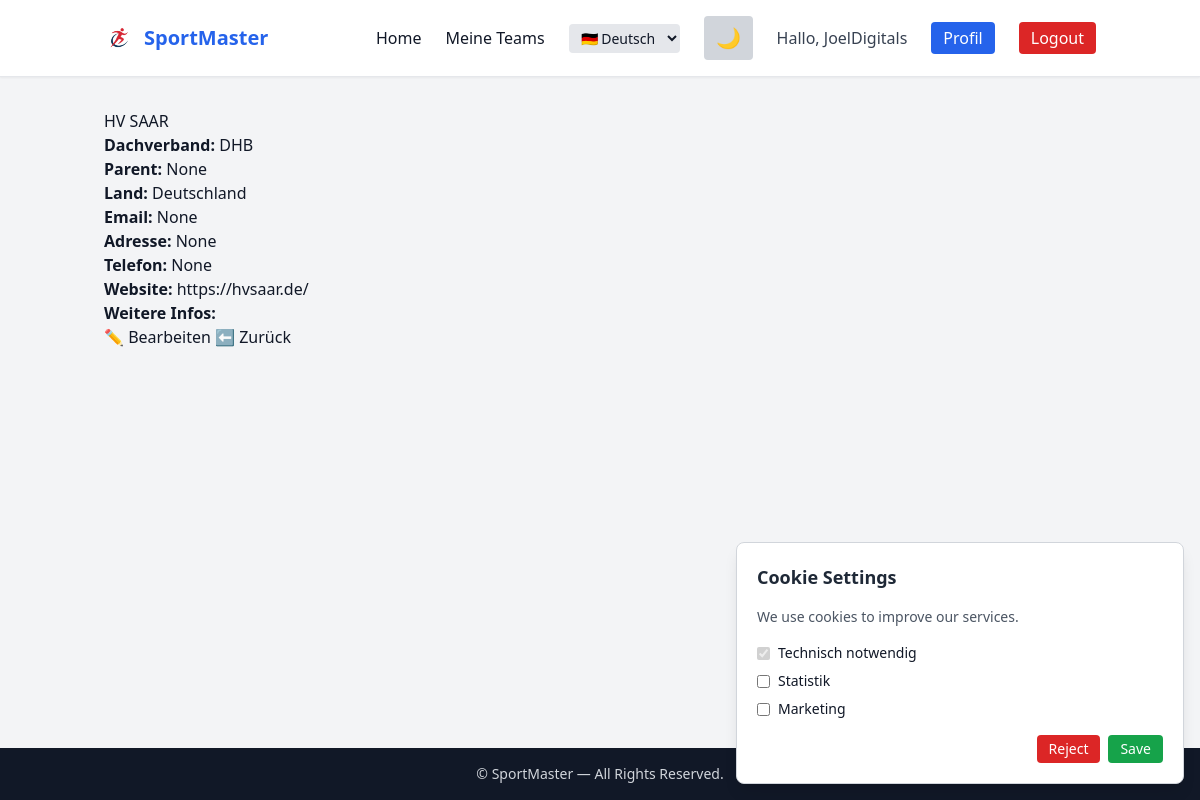
/federation/hv-saar/ (signed in), run on the app's committed database.
### accounts/models.py (models this page shows, shortened)
class CustomUser(AbstractUser):
    ROLE_CHOICES = [
        ("player", "Player"),
        ("referee", "Referee"),
        ("timekeeper", "Timekeeper / Secretary"),
        ("coach", "Coach"),
        ("club_admin", "Club Admin"),
        ("federation_admin", "Federation Admin"),
        ("global_admin", "Global Admin"),
    ]
    role = models.CharField(max_length=30, choices=ROLE_CHOICES, default="player")
    short_id = models.CharField(max_length=12, unique=True, null=True, blank=True)
    club = models.ForeignKey("club.Club", null=True, blank=True, on_delete=models.SET_NULL)
    federation = models.ForeignKey("federation.Federation", null=True, blank=True, on_delete=models.SET_NULL)

### federation/models.py (models this page shows, shortened)
class Federation(models.Model):
    name = models.CharField(max_length=255)
    parent = models.ForeignKey("self", null=True, blank=True, on_delete=models.SET_NULL)
    country = models.CharField(max_length=100, blank=True)
    contact_email = models.EmailField(null=True,blank=True)
    slug = models.SlugField(unique=True)
    created_at = models.DateTimeField(auto_now_add=True)
    updated_at = models.DateTimeField(auto_now=True)
    additional_info = models.TextField(null=True, blank=True)
    adress = models.CharField(max_length=255, null=True, blank=True)
    phone_number = models.CharField(max_length=20, null=True, blank=True)
    website = models.URLField(null=True, blank=True)
    head_federation = models.ForeignKey(Head_Federation, null=True, blank=True, on_delete=models.SET_NULL)
    sport = models.ForeignKey(Sport, on_delete=models.SET_NULL, null=True)

class Head_Federation(models.Model):
    name = models.CharField(max_length=255)
    parent = models.ForeignKey("self", null=True, blank=True, on_delete=models.SET_NULL)
    country = models.CharField(max_length=100, blank=True)
    contact_email = models.EmailField(null=True,blank=True)
    slug = models.SlugField(unique=True)
    created_at = models.DateTimeField(auto_now_add=True)
    updated_at = models.DateTimeField(auto_now=True)
    additional_info = models.TextField(null=True, blank=True)
    adress = models.CharField(max_length=255, null=True, blank=True)
    phone_number = models.CharField(max_length=20, null=True, blank=True)
    website = models.URLField(null=True, blank=True)
    sport = models.ForeignKey(Sport, on_delete=models.SET_NULL, null=True)
    def __str__(self):
        return self.name

### federation/views.py (the view)
# urls.py: path("<slug:slug>/", views.federation_detail, name="federation_detail"),
@login_required
def federation_detail(request, slug):
    federation = get_object_or_404(Federation, slug=slug)
    return render(request, "federation/federation_detail.html", {"federation": federation})

### federation/templates/federation/federation_detail.html
{% extends "base.html" %}
{% block content %}
<h1>{{ federation.name }}</h1>
<p><strong>Dachverband:</strong> {{ federation.head_federation }}</p>
<p><strong>Parent:</strong> {{ federation.parent }}</p>
<p><strong>Land:</strong> {{ federation.country }}</p>
<p><strong>Email:</strong> {{ federation.contact_email }}</p>
<p><strong>Adresse:</strong> {{ federation.adress }}</p>
<p><strong>Telefon:</strong> {{ federation.phone_number }}</p>
<p><strong>Website:</strong> <a href="{{ federation.website }}" target="_blank">{{ federation.website }}</a></p>
<p><strong>Weitere Infos:</strong> {{ federation.additional_info }}</p>
<a class="btn btn-primary" href="{% url 'federation_edit' federation.slug %}">✏️ Bearbeiten</a>
<a class="btn btn-secondary" href="{% url 'federation_list' %}">⬅️ Zurück</a>
{% endblock %}

### accounts/templates/base.html (shortened to what this page needs)
{% load static %}
<!DOCTYPE html>
<html lang="{{ LANGUAGE_CODE|default:'de' }}" class="scroll-smooth">
<head>
    <script src="https://cdn.tailwindcss.com"></script>
</head>
<body class="bg-gray-100 dark:bg-gray-900 text-gray-900 dark:text-gray-200 min-h-screen flex flex-col transition-colors">
<nav class="bg-white dark:bg-gray-800 border-b border-gray-200 dark:border-gray-700 shadow-sm">
  <div class="container mx-auto px-4 py-4 flex items-center justify-between">
    <a href="{% url 'home' %}" class="flex items-center gap-2 text-xl font-bold text-blue-600 dark:text-blue-400">
        <img src="{% static 'images/logo.png' %}" class="h-8 w-auto">
        SportMaster
    </a>
    <div class="hidden md:flex items-center gap-6">
        <a href="{% url 'home' %}" class="hover:text-blue-500 dark:hover:text-blue-300 transition">Home</a>
        {% if user.is_authenticated %}
            <a href="{% url 'team_list' %}" class="hover:text-blue-500 dark:hover:text-blue-300 transition">Meine Teams</a>
        {% endif %}
        <select id="langSelector"
            class="bg-gray-200 dark:bg-gray-700 text-sm px-2 py-1 rounded focus:outline-none">
            <option value="de" {% if LANGUAGE_CODE == 'de' %}selected{% endif %}>🇩🇪 Deutsch</option>
        </select>
        <button id="themeToggle"
            class="px-3 py-2 rounded bg-gray-300 dark:bg-gray-700 hover:bg-gray-400 dark:hover:bg-gray-600 text-xl transition">
        </button>
        {% if user.is_authenticated %}
            <span class="text-gray-700 dark:text-gray-300">Hallo, {{ user.username }}</span>
            <a href="{% url 'profile' %}" class="px-3 py-1 rounded bg-blue-600 text-white hover:bg-blue-700 transition">Profil</a>
            <a href="{% url 'logout' %}" class="px-3 py-1 rounded bg-red-600 text-white hover:bg-red-700 transition">Logout</a>
        {% else %}
            <a href="{% url 'login' %}" class="px-3 py-1 rounded bg-blue-600 text-white hover:bg-blue-700 transition">Login</a>
            <a href="{% url 'register' %}" class="px-3 py-1 rounded bg-green-600 text-white hover:bg-green-700 transition">Registrieren</a>
        {% endif %}
    </div>
  </div>
</nav>
<div id="cookieBanner"
    class="fixed bottom-4 right-4 w-full max-w-md bg-white dark:bg-gray-800 shadow-lg border border-gray-300 dark:border-gray-700 p-5 rounded-lg space-y-4 hidden">
    <h3 class="text-lg font-semibold text-gray-800 dark:text-gray-200">
        {% if LANGUAGE_CODE == "de" %} Cookie-Einstellungen {% else %} Cookie Settings {% endif %}
    </h3>
    <p class="text-sm text-gray-600 dark:text-gray-300">
        {% if LANGUAGE_CODE == 'de' %}
            Wir verwenden Cookies, um unsere Dienste zu verbessern.
        {% else %}
            We use cookies to improve our services.
        {% endif %}
    </p>
    <div class="space-y-2 text-sm">
        <label class="flex items-center gap-2">
            <input type="checkbox" checked disabled>
            <span>Technisch notwendig</span>
        </label>
        <label class="flex items-center gap-2">
            <input type="checkbox" id="cookieStats">
            <span>Statistik</span>
        </label>
        <label class="flex items-center gap-2">
            <input type="checkbox" id="cookieMarketing">
            <span>Marketing</span>
        </label>
    </div>
    <div class="flex justify-end gap-2">
        <button id="rejectCookies"
                class="px-3 py-1 rounded bg-red-600 text-white hover:bg-red-700 text-sm">
            {% if LANGUAGE_CODE == 'de' %} Ablehnen {% else %} Reject {% endif %}
        </button>
        <button id="acceptCookies"
                class="px-3 py-1 rounded bg-green-600 text-white hover:bg-green-700 text-sm">
            {% if LANGUAGE_CODE == 'de' %} Speichern {% else %} Save {% endif %}
        </button>
    </div>
</div>
<main class="flex-grow container mx-auto px-4 py-8">
    {% block content %}{% endblock %}
</main>
<footer class="bg-gray-900 dark:bg-black text-gray-300 text-center py-4 text-sm mt-10">
  &copy; {{ now|date:"Y" }} SportMaster — All Rights Reserved.
</footer>
</body>
</html>

### data on the page
CustomUser: username "JoelDigitals"
Federation: name "HV SAAR", head_federation "DHB", parent "None", country "Deutschland", contact_email "None", adress "None", phone_number "None", website "https://hvsaar.de/"
